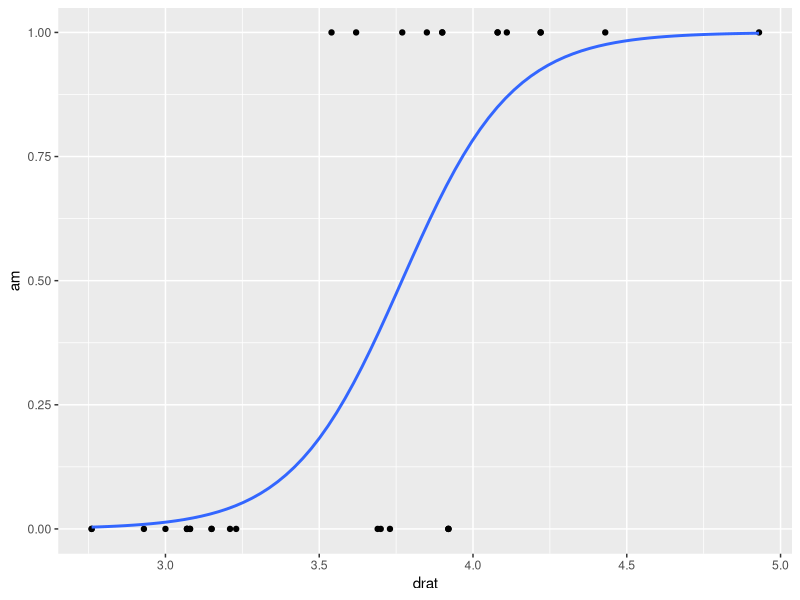

Recreate this plot in R.
## ---- chunk 1
b0 = -6
b1 = .05
b2 = 1

lr = -6 + 40*b1 + 3.5*b2

1/(1+exp(-lr))

## ---- chunk 2

lr1 = -6 + 40*b1 + 3.5*b2
lr2 = -6 + 41*b1 + 3.5*b2

first = 1/(1+exp(-lr1))
second = 1/(1+exp(-lr2))

second-first

## ---- chunk 3

lr = -6 + 50*b1 + 3.5*b2

1/(1+exp(-lr))

## ---- chunk 4
names(mtcars)
## ---- chunk 5

cars_log <- glm( am ~ 1 + drat + disp, data=mtcars, family=binomial );
summary(cars_log)

## ---- chunk 6

cars_log <- glm( am ~ 1 + drat, data=mtcars, family=binomial );
summary(cars_log)

## ---- chunk 7
library(tidyverse)
ggplot( mtcars, aes(x=drat, y=am) ) + 
  geom_point() +
  geom_smooth(formula='y ~ 1+x', se=FALSE,
                       method='glm',
                       method.args=list(family = "binomial"))
              
